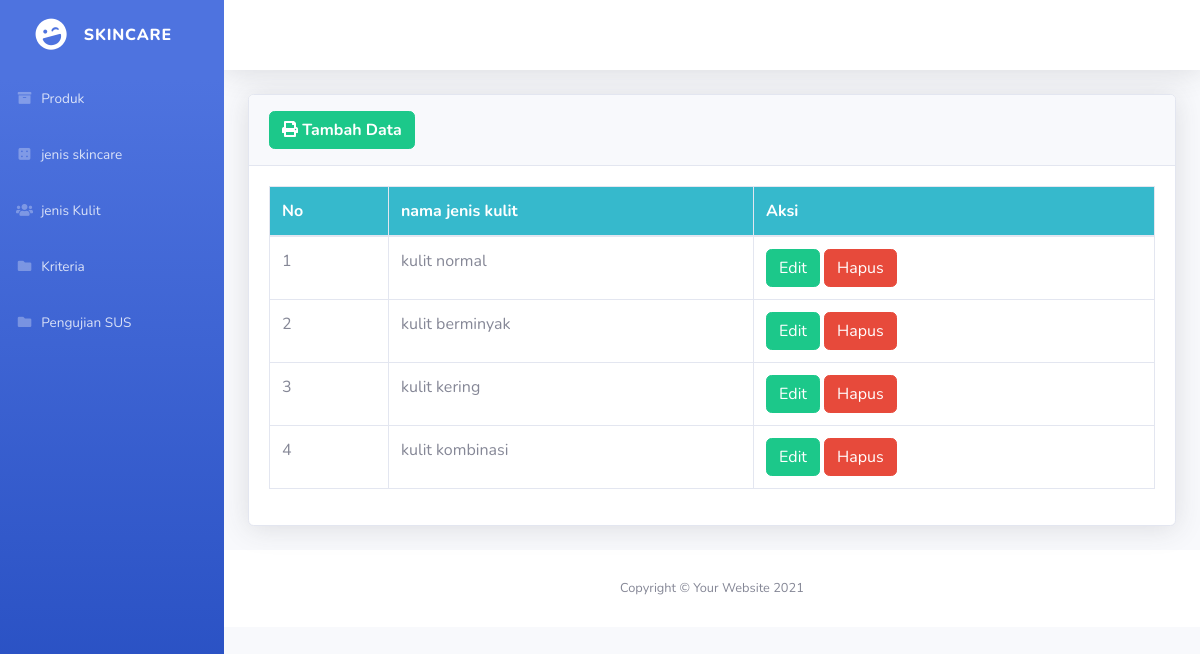
/index.php/admin/jenis_kulit, run on the app's committed database.
### tables this page shows
CREATE TABLE `jenis_kulit` (
  `id_JK` int(11) NOT NULL,
  `nama_Jk` varchar(200) NOT NULL
);

### application/controllers/admin/Jenis_Kulit.php (called while the page is built, shortened)
<?php defined('BASEPATH') OR exit('No direct script access allowed');
class Jenis_Kulit extends CI_Controller {
	public function __construct()
	{
		$this->load->model('admin/JK_model','JK_model');
	}
	public function index()
	{
		$data = array(
			'List_JK'=> $this->JK_model->tampildata(),
		);
		$this->load->view('admin/admin_sidebar');
		$this->load->view('admin/jenis_kulit/index_JK',$data);
		$this->load->view('admin/admin_footer');
	}
}

### index.php (called while the page is built, shortened)
<?php
require_once BASEPATH.'core/CodeIgniter.php';

### application/models/admin/JK_model.php (called while the page is built, shortened)
<?php defined('BASEPATH') or exit('No direct script access allowed');
class JK_model extends CI_Model
{
	public function tampildata()
	{
		return $this->db->get('jenis_kulit')->result();
	}
}

### application/views/admin/jenis_kulit/index_JK.php (the view, shortened to what this page needs)
    <div id="content-wrapper" class="d-flex flex-column">
        <div id="content">
            <nav class="navbar navbar-expand navbar-light bg-white topbar mb-4 static-top shadow">
            </nav>
            <div class="container-fluid">
                <div class="card shadow mb-4">
    <div class="card-header py-3">
        <a href="<?= base_url('admin/Jenis_Kulit/tambah_data') ?>" class="btn btn-success mr-1 font-weight-bold"><i class="fas  fa-print"></i> Tambah Data</a>
    </div>
    <div class="card-body">
        <div class="table-responsive float-right">
            <table class="table table-bordered" id="dataTable" width="100%" cellspacing="0">
                <thead>
                    <tr class="bg-info text-white">
                        <th>No</th>
                        <th>nama jenis kulit</th>
                        <th>Aksi</th>
                    </tr>
                </thead>
                <tbody>
                    <?php $i =1; ?>
                    <?php foreach($List_JK as $JK):?>
                        <tr>
                        <td><?= $i ?></td>
                        <td><?= $JK->nama_Jk ?></td>
                        <td>
                            <a href="<?= base_url()?>admin/Jenis_Kulit/editdata/<?= $JK->id_JK ?>"><button type="button" class="btn btn-success btn-icon-text">Edit</button></a>
                            <a href="<?= base_url()?>admin/Jenis_Kulit/hapusdata/<?= $JK->id_JK ?>"><button type="button" class="btn btn-danger btn-icon-text">Hapus</button></a>
                        </td>
                        </tr>
                        <?php $i++; ?>
                    <?php endforeach ?>
                </tbody>
            </table>
        </div>
    </div>
</div>
            </div>
        <footer class="sticky-footer bg-white">
            <div class="container my-auto">
                <div class="copyright text-center my-auto">
                    <span>Copyright &copy; Your Website 2021</span>
                </div>
            </div>
        </footer>
    </div>
</div>
</div>

### data on the page
jenis_kulit: nama_Jk "kulit normal"
jenis_kulit: nama_Jk "kulit berminyak"
jenis_kulit: nama_Jk "kulit kering"
jenis_kulit: nama_Jk "kulit kombinasi"
